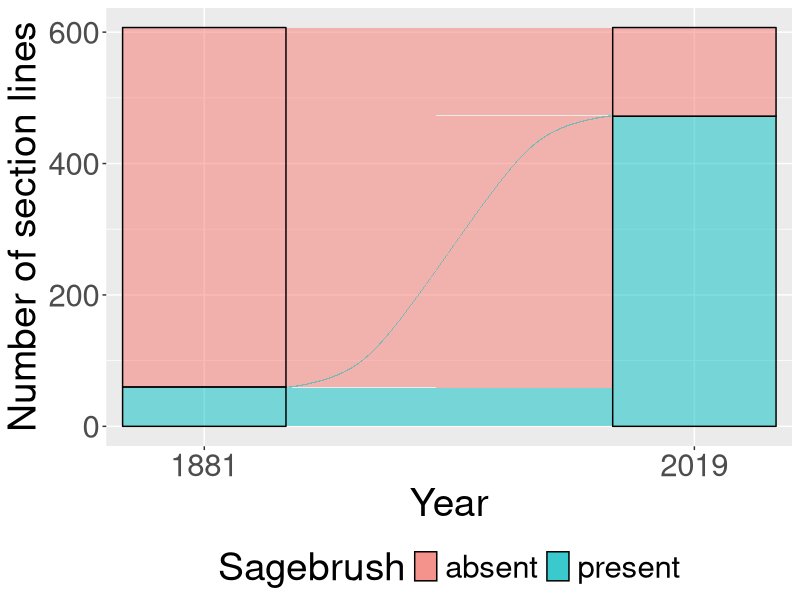
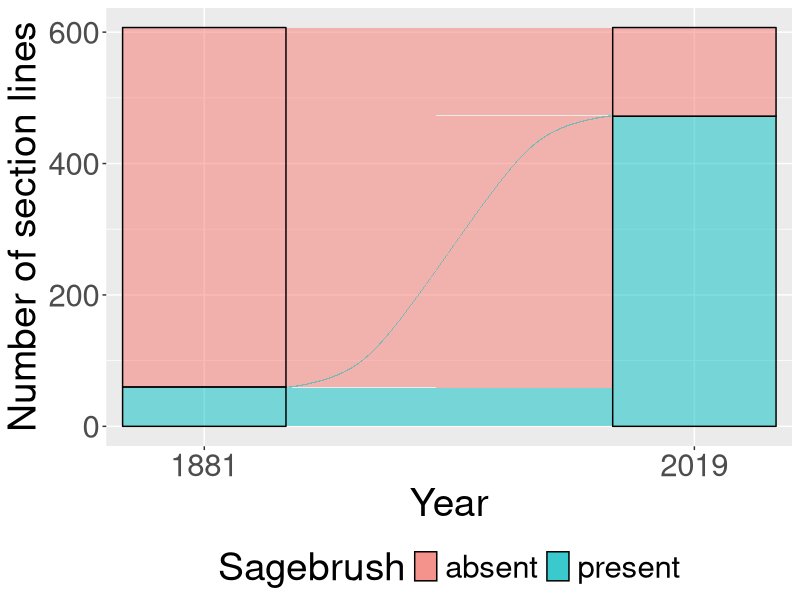

These charts were generated, in order, by the following R code:
#attempting to modify y axis lable

library(sf)
library(readxl)
library(tidyverse)
library(dplyr)
library(ggplot2)
library(ggalluvial)

#idk whatim doing but im trying
#survey=year
#response=sage

#all_townships <- read.csv("data/all_townships_final.csv")
all_townships <- read.csv("./code/Vaccine_to_Sage/data/all_townships_final.csv") #added pathname to get to data folder in Vaccine_to_Sage folder

all_townships$Sage <- factor(all_townships$Sage)
all_townships$Year <- factor(all_townships$Year)
all_townships$Township <- factor(all_townships$Township)
all_townships$Segment <- factor(all_townships$Segment)

#all_townships$Township <-factor("T31R09","T31R10","T31R11","T30R09","T30R10","T30R11","T29R09","T29R10","T29R11")

#all_townships$Township <- factor(all_townships$Township, levels=c("T31R09","T31R10","T31R11","T30R09","T30R10","T30R11","T29R09","T29R10","T29R11"))

#all_townships$Township <-factor("T31R09", "T31R10", "T31R11","T30R09", "T30R10", "T30R11","T29R09", "T29R10", "T29R11")
#all_townships$Township <-factor("T29R09", "T29R10", "T29R11", "T30R09", "T30R10", "T30R11", "T31R09", "T31R10", "T31R11")
#levels(all_townships$Sage)
#levels(all_townships$Township)
#levels(all_townships$Segment)
Sagebrush <- all_townships$Sage
all_townships$Township <- factor(all_townships$Township, levels=c("T31R09","T31R10","T31R11","T30R09","T30R10","T30R11","T29R09","T29R10","T29R11"))

#all_townships <- all_townships(x = runif(100), y = runif(100), 
                  #Group = gl(5, 20, labels = LETTERS[1:5]))
#head(dat)
#with(dat, levels(Group))
#dat <- transform(dat,
#                          Sage = factor(Sage, rev(levels(Sage))))

#notown <- select(all_townships, -Township)

final <-ggplot(all_townships,
       aes(x = Year, stratum = Sagebrush, alluvium = Segment,
           y = c(1),
           fill = Sagebrush, label = Sagebrush)) +
  scale_x_discrete(expand = c(.1, .1)) +
  geom_flow() +
  geom_stratum(alpha = .5) +
  #facet_wrap(~ Township , scales = "fixed") +
  labs(y="Number of section lines") +
  #geom_text(stat = "stratum", size = 3) +
  theme(legend.position = "bottom") +
  theme(text = element_text(size=28))
  #ggtitle("Sagebrush presence through time")                                  
  
ggsave(plot = final, width = 20, height = 20, filename = "sage_all_final.png")

ggsave("sage_overall_all_twnsps_final.png")
